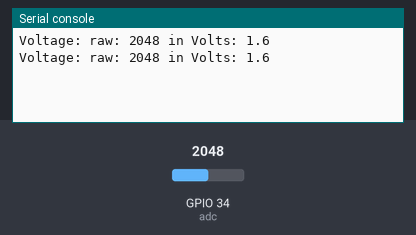
A program run on a simulated ESP32 board running MicroPython. Shown: the last lines printed to the serial console. The inputs (shaded band) are chosen by the test bench; at power-on: GPIO 34 (adc) = 2048 (analog values on the 0–4095 scale).

Above: at 1.2 s.
1.3 s: GPIO 34 (adc) set to 2866
At 2.6 s:
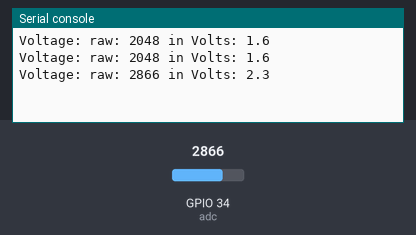
2.8 s: GPIO 34 (adc) set to 3603
At 3.8 s:
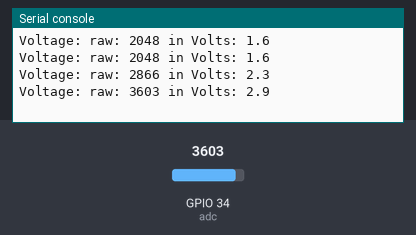
Timing chart, 0 to 5.8 s (numbered marks = the images above; inputs shaded):
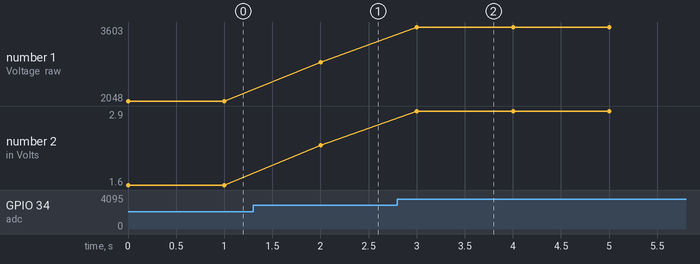

Measured:
- after the input at 1.3 s, the serial console: prints a new line after 0.70 s (image 1)
- after the input at 2.8 s, the serial console: prints a new line after 0.20 s (image 2)
- plotted number 1: 2048 → 2866 after the input at 1.3 s, 2866 → 3603 after the input at 2.8 s
- plotted number 2: 1.6 → 2.3 after the input at 1.3 s, 2.3 → 2.9 after the input at 2.8 s

The program:

voltmeter.py
```python
from machine import Pin, ADC
from time import sleep

adc = ADC(Pin(34))  # create ADC object on ADC pin
adc.atten(ADC.ATTN_11DB)
while True:
    raw = adc.read()
    voltage = raw*3.3/4096
    print("Voltage: raw: {:04d}".format(raw),end="")
    print(" in Volts: {:.1f}".format(voltage))

    sleep(1)
```
